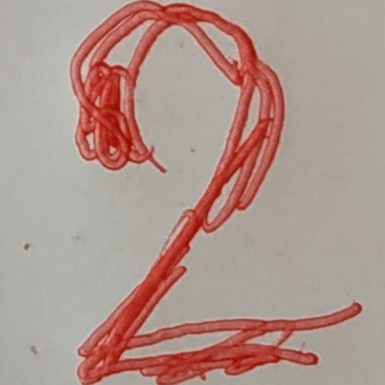
#> input picture Dataset/test_image_Bai7.jpg, 385 x 385 px, found by its file name
$ jupyter execute 6451071079_LAB2_Bai5.ipynb
#> lines starting #> are read from the running program, lines starting #| are printed output that depends on the picture
# Nguyễn Thành Trí - MSSV: 6451071079
## Bài 5: Ứng dụng nhận dạng chữ số viết tay MNIST (Mục 7 trang 27 - 31)

[cell 1]
# Nguyễn Thành Trí - MSSV: 6451071079
print("Họ tên: Nguyễn Thành Trí - MSSV: 6451071079")

import os
import numpy as np
import matplotlib.pyplot as plt
import seaborn as sns
from sklearn import datasets, tree, metrics
from sklearn.model_selection import train_test_split
from PIL import Image, ImageOps

def get_data_path(rel_path):
    candidates = [
        rel_path,
        os.path.join("..", rel_path),
        os.path.join("..", "..", rel_path),
        os.path.join("Dataset", os.path.basename(rel_path)),
        os.path.join("..", "Dataset", os.path.basename(rel_path)),
        os.path.join("..", "..", "Dataset", os.path.basename(rel_path))
    ]
    for p in candidates:
        if os.path.exists(p):
            return p
    raise FileNotFoundError(f"Không tìm thấy file: {rel_path}")

### Bước 1 & 2: Tải dữ liệu MNIST và biểu diễn 4 mẫu dữ liệu huấn luyện
- Tải tập dữ liệu chữ số viết tay Digits từ scikit-learn (`datasets.load_digits()`).
- Hiển thị 4 mẫu hình ảnh đầu tiên tương ứng với các chữ số 0, 1, 2, 3.

[cell 2]
# Bước 1 & 2: Tải dữ liệu và biểu diễn 4 mẫu đầu tiên
digits = datasets.load_digits()

print("Họ tên: Nguyễn Thành Trí - MSSV: 6451071079")
print(f"Tổng số lượng mẫu ảnh chữ số: {len(digits.images)}")
print(f"Kích thước mỗi ảnh: {digits.images[0].shape}")

# Biểu diễn 4 mẫu dữ liệu huấn luyện tương ứng với 4 lớp 0, 1, 2, 3
fig, axes = plt.subplots(1, 4, figsize=(10, 3))
images_and_labels = list(zip(digits.images, digits.target))
for ax, (image, label) in zip(axes, images_and_labels[:4]):
    ax.set_axis_off()
    ax.imshow(image, cmap=plt.cm.gray_r, interpolation='nearest')
    ax.set_title(f'Training: {label}')
plt.suptitle("4 mẫu ảnh huấn luyện đầu tiên trong tập MNIST", fontsize=14)
plt.show()
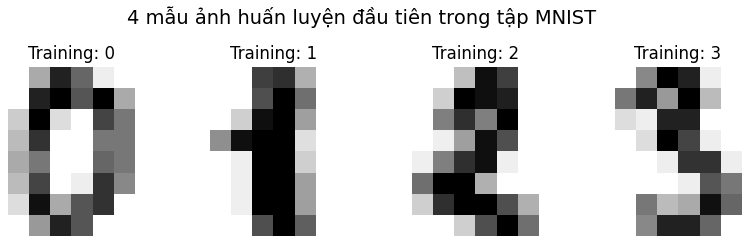
#> figure drawn by matplotlib, 4 panels

### Bước 3 & 4: Chuyển đổi ma trận ảnh 8x8 thành vector 1x64 và xây dựng cây ID3
- Duỗi ma trận 8x8 thành vector đặc trưng 64 chiều (`digits.images.reshape((n_samples, -1))`).
- Chia tập dữ liệu 80% huấn luyện và 20% kiểm thử (`test_size=0.2, shuffle=False`).
- Huấn luyện mô hình cây quyết định ID3 với tiêu chí entropy (`DecisionTreeClassifier(criterion="entropy", random_state=33)`).

[cell 3]
# Bước 3 & 4: Chuyển đổi dữ liệu và huấn luyện cây ID3
n_samples = len(digits.images)
data = digits.images.reshape((n_samples, -1))

# Chia dữ liệu: 80% huấn luyện, 20% kiểm thử
X_train, X_test, y_train, y_test = train_test_split(
    data, digits.target, test_size=0.2, shuffle=False
)

# Xây dựng và huấn luyện mô hình cây quyết định ID3
classifier = tree.DecisionTreeClassifier(criterion="entropy", random_state=33)
classifier.fit(X_train, y_train)

print("Họ tên: Nguyễn Thành Trí - MSSV: 6451071079")
print(f"Kích thước dữ liệu sau khi duỗi: {data.shape}")
print(f"Kích thước tập huấn luyện X_train: {X_train.shape}, y_train: {y_train.shape}")
print(f"Kích thước tập kiểm thử X_test: {X_test.shape}, y_test: {y_test.shape}")
print("Huấn luyện mô hình cây quyết định ID3 thành công.")

### Bước 5: Dự đoán trên tập kiểm thử và đánh giá hiệu năng
- Dự đoán nhãn chữ số trên tập kiểm thử X_test.
- Trực quan hóa một số mẫu dự đoán cùng hình ảnh tương ứng.
- Đánh giá thông số đạt được qua Accuracy, Classification Report và Confusion Matrix.

[cell 4]
# Bước 5: Dự đoán trên tập kiểm thử và đánh giá
predicted = classifier.predict(X_test)

# Biểu diễn một vài kết quả dự đoán (4 mẫu đầu tiên của tập kiểm thử)
fig, axes = plt.subplots(1, 4, figsize=(10, 3))
images_and_predictions = list(zip(digits.images[len(X_train):], predicted))
for ax, (image, prediction) in zip(axes, images_and_predictions[:4]):
    ax.set_axis_off()
    ax.imshow(image, cmap=plt.cm.gray_r, interpolation='nearest')
    ax.set_title(f'Prediction: {prediction}')
plt.suptitle("Một số mẫu dự đoán chữ số trên tập kiểm thử", fontsize=14)
plt.show()
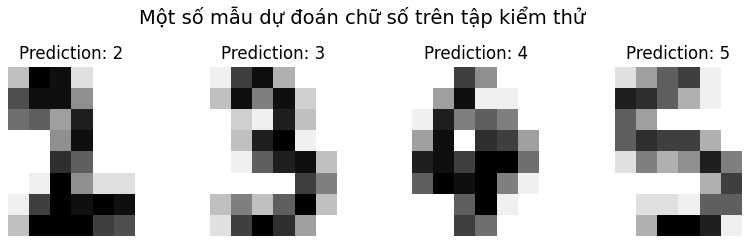
#> figure drawn by matplotlib, 4 panels

# Đánh giá các thông số đạt được
acc_id3 = metrics.accuracy_score(y_test, predicted)
print("Họ tên: Nguyễn Thành Trí - MSSV: 6451071079")
print(f"Accuracy: {acc_id3:.4f}")
print()
print("Báo cáo phân lớp (Classification Report):")
print(metrics.classification_report(y_test, predicted))

# Ma trận nhầm lẫn (Confusion Matrix)
plt.figure(figsize=(8, 6))
cm_digits = metrics.confusion_matrix(y_test, predicted)
sns.heatmap(cm_digits, annot=True, fmt="d", cmap="viridis",
            xticklabels=range(10), yticklabels=range(10))
plt.title("Ma trận nhầm lẫn (Confusion Matrix) - MNIST Digits")
plt.xlabel("Nhãn dự đoán (Predicted label)")
plt.ylabel("Nhãn thực tế (True label)")
plt.show()
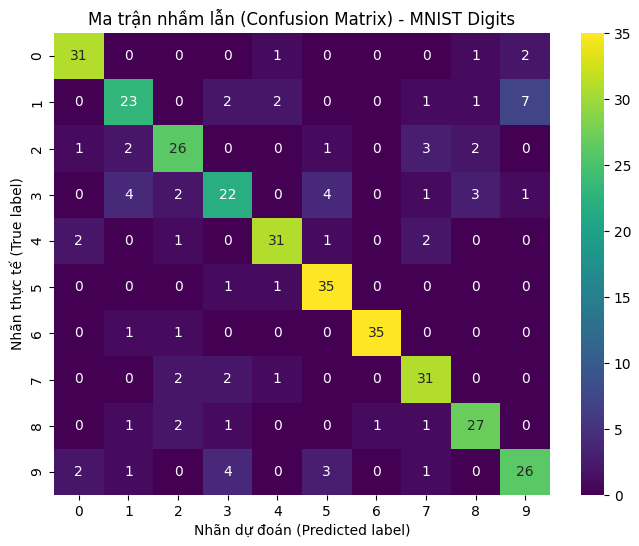
#> figure drawn by matplotlib, 2 panels

### Bước 6: Nhận dạng chữ số viết tay từ ảnh chụp thực tế bên ngoài
- Sử dụng thư viện Pillow để mở và tiền xử lý ảnh số viết tay bên ngoài (`test_image_Bai7.jpg` và `test_image_Bai7(1).jpg`).
- Chuyển đổi sang ảnh xám (`convert("L")`), nghịch đảo màu (`ImageOps.invert`) và thu phóng về ma trận 8x8.
- Làm rõ nét ảnh bằng kỹ thuật phân ngưỡng nhị phân (thresholding).
- Đưa ma trận 1x64 vào mô hình cây quyết định ID3 để dự đoán nhãn chữ số.

[cell 5]
# Bước 6: Nhận dạng ảnh chụp thực tế bên ngoài
# 1. Đọc và tiền xử lý ảnh test_image_Bai7.jpg
img_path1 = get_data_path("test_image_Bai7.jpg")
img1 = Image.open(img_path1).convert("L").resize((8, 8))
img1 = ImageOps.invert(img1)
im2arr1 = np.array(img1)

plt.figure(figsize=(4, 4))
plt.imshow(im2arr1, cmap=plt.cm.gray_r, interpolation='nearest')
plt.title("Ảnh chữ số thực tế sau khi invert và resize 8x8")
plt.show()
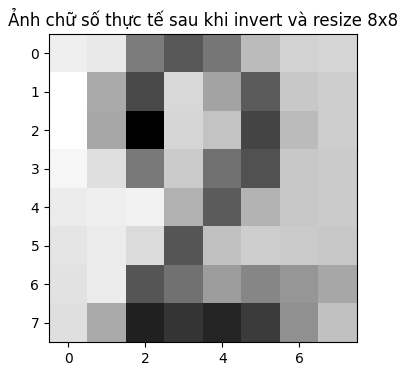
#> figure drawn by matplotlib, 1 panel

# Duỗi ma trận và phân ngưỡng làm rõ nét ảnh
img1d_1 = im2arr1.reshape([1, 64]).copy()
img1d_1[img1d_1 > 109] = 155
img1d_1[img1d_1 < 110] = 0

plt.figure(figsize=(4, 4))
plt.imshow(img1d_1.reshape((8, 8)), cmap=plt.cm.gray_r, interpolation='nearest')
plt.title("Ảnh chữ số sau khi phân ngưỡng nhị phân")
plt.show()
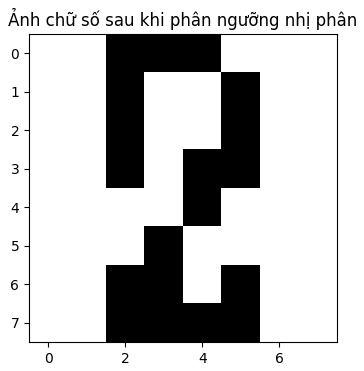
#> figure drawn by matplotlib, 1 panel

# Dự đoán bằng mô hình cây ID3
y_pred1 = classifier.predict(img1d_1)
#> y_pred1 = [2]
print("Họ tên: Nguyễn Thành Trí - MSSV: 6451071079")
print(f"Nhãn dự đoán cho ảnh test_image_Bai7.jpg: {y_pred1}")
#| Nhãn dự đoán cho ảnh test_image_Bai7.jpg: [2]

# 2. Thử nghiệm thêm với ảnh test_image_Bai7(1).jpg
img_path2 = get_data_path("test_image_Bai7(1).jpg")
img2 = Image.open(img_path2).convert("L").resize((8, 8))
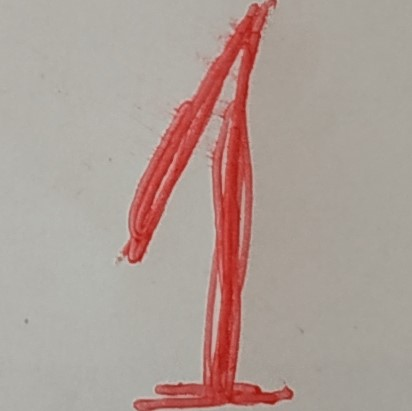
#> input picture Dataset/test_image_Bai7(1).jpg, 412 x 411 px, found by its file name
img2 = ImageOps.invert(img2)
im2arr2 = np.array(img2)

img1d_2 = im2arr2.reshape([1, 64]).copy()
img1d_2[img1d_2 > 109] = 155
img1d_2[img1d_2 < 110] = 0

y_pred2 = classifier.predict(img1d_2)
#> y_pred2 = [1]
print(f"Nhãn dự đoán cho ảnh test_image_Bai7(1).jpg: {y_pred2}")
#| Nhãn dự đoán cho ảnh test_image_Bai7(1).jpg: [1]
